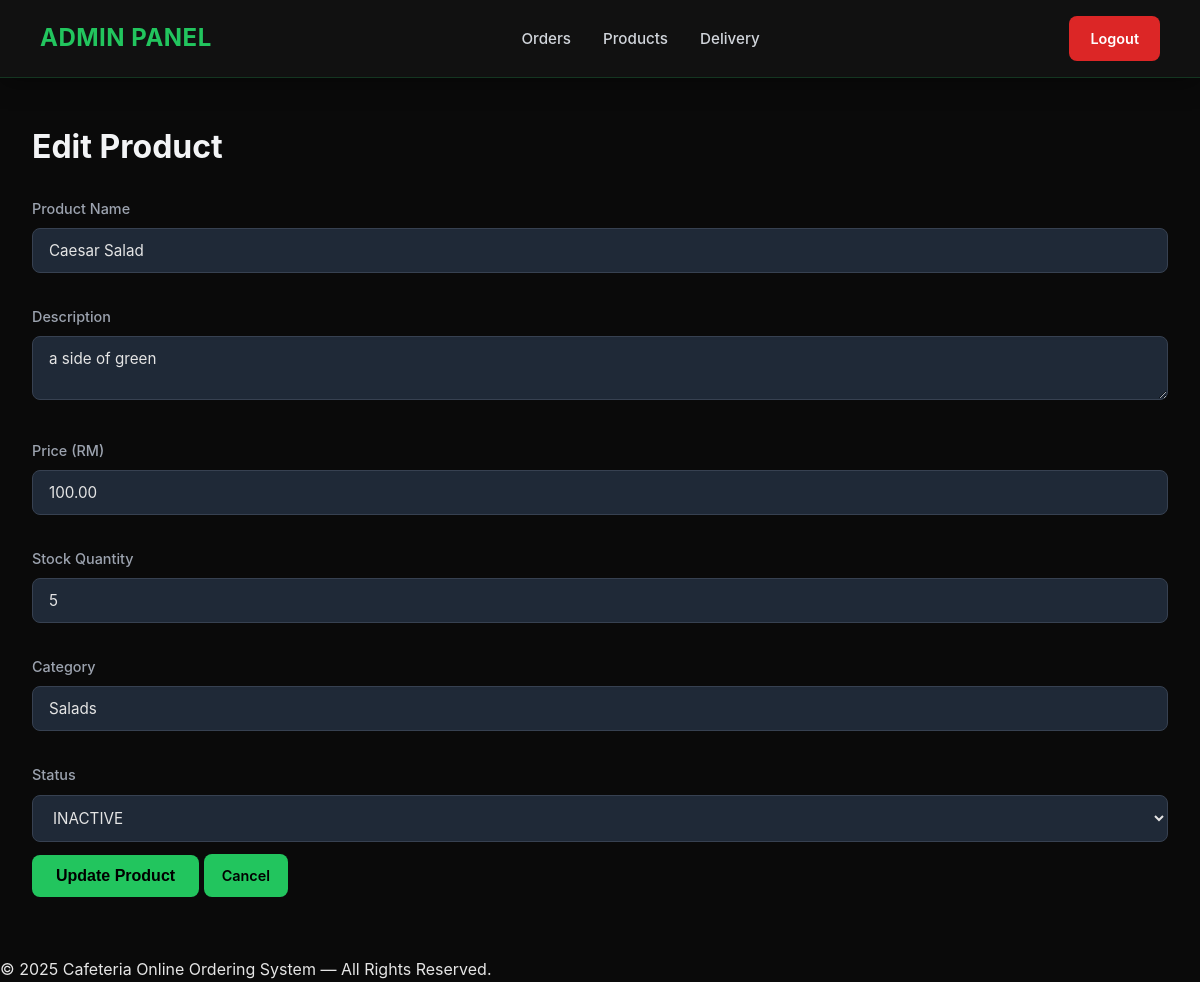
Page /admin_edit_product.php?id=PROD_006 (signed in) on the committed database.
### tables this page shows
CREATE TABLE `product` (
  `ProductID` varchar(36) NOT NULL,
  `name` varchar(100) NOT NULL,
  `description` text DEFAULT NULL,
  `price` decimal(10,2) NOT NULL,
  `stock_quantity` int(11) NOT NULL,
  `categories` varchar(100) DEFAULT NULL,
  `ImageURL` varchar(255) DEFAULT NULL,
  `status` enum('ACTIVE','INACTIVE') DEFAULT 'ACTIVE'
);

### admin_edit_product.php (the view, shortened to what this page needs)
<?php
include 'admin_header.php';
include 'config.php';
$productId = $_GET['id'];
$stmt = $conn->prepare("SELECT * FROM product WHERE ProductID = ?");
$stmt->bind_param("s", $productId);
$stmt->execute();
$result = $stmt->get_result();
$product = $result->fetch_assoc();
?>
<div class="admin-wrap">
    <h1>Edit Product</h1>
    <form action="admin_edit_product_process.php" method="post" class="admin-form">
        <label>Product Name</label>
        <input name="name" value="<?= htmlspecialchars($product['name']) ?>" required>
        <label>Description</label>
        <textarea name="description"><?= htmlspecialchars($product['description']) ?></textarea>
        <label>Price (RM)</label>
        <input type="number" step="0.01" name="price"
               value="<?= $product['price'] ?>" required>
        <label>Stock Quantity</label>
        <input type="number" name="stock_quantity"
               value="<?= $product['stock_quantity'] ?>" required>
        <label>Category</label>
        <input name="categories"
               value="<?= htmlspecialchars($product['categories']) ?>">
        <label>Status</label>
        <select name="status">
            <option value="INACTIVE" <?= $product['status'] === 'INACTIVE' ? 'selected' : '' ?>>
                INACTIVE
            </option>
        </select>
        <button class="admin-btn" type="submit">Update Product</button>
        <a href="admin_products.php" class="admin-btn-sm">Cancel</a>
    </form>
</div>
<?php include 'footer.php'; ?>

### admin_header.php (style rules this page uses)
* { box-sizing: border-box; }
body { margin: 0; font-family: -apple-system, BlinkMacSystemFont, "Segoe UI", "Roboto", "Helvetica Neue", Arial, sans-serif; background: #0a0a0a; color: #e5e5e5; line-height: 1.6; }
.admin-wrap { max-width: 1200px; margin: 0 auto; padding: 100px 32px 60px; }
.admin-form label { display: block; color: #9ca3af; margin-top: 20px; margin-bottom: 8px; font-size: 0.9rem; font-weight: 500; }
.admin-form input, .admin-form textarea, .admin-form select { width: 100%; padding: 12px 16px; border-radius: 8px; border: 1px solid #374151; background: #1f2937; color: #e5e5e5; margin-bottom: 12px; resize: vertical; font-family: inherit; font-size: 0.95rem; transition: all 0.3s ease; }
.admin-btn-sm { padding: 10px 18px; background: #22c55e; color: #000; border-radius: 8px; text-decoration: none; font-weight: 600; font-size: 0.9rem; transition: all 0.3s ease; display: inline-block; border: none; cursor: pointer; }
.admin-btn { display: inline-flex; align-items: center; justify-content: center; padding: 12px 24px; font-weight: 600; font-size: 1rem; color: #000; background: #22c55e; text-decoration: none; cursor: pointer; border-radius: 8px; transition: all 0.3s ease; border: none; }
h1, h2, h3 { color: #f3f4f6; font-weight: 700; }
h1 { font-size: 2rem; margin-bottom: 24px; }

### rows in the picture
product: name "Caesar Salad", description "a side of green", price "100.00", stock_quantity "5", categories "Salads", status "INACTIVE"
